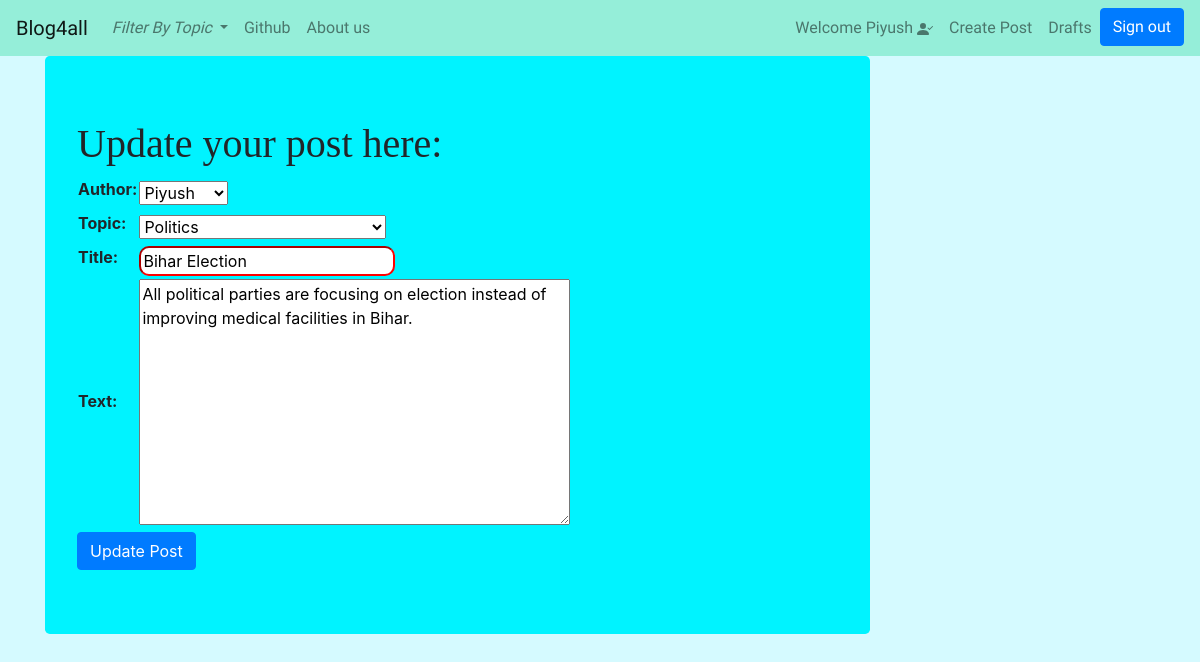
/post/2/edit_post/ (signed in), run on the app's committed database.
### blog/models.py (models this page shows, shortened)
class Blogpost(models.Model):
    author = models.ForeignKey(User,on_delete = models.CASCADE)
    topic = models.CharField(max_length=50,choices=TOPIC_CHOICES,default='Others')
    title = models.CharField(max_length=200)
    text = models.TextField()
    create_date = models.DateTimeField(default=timezone.now)
    published_date = models.DateTimeField(blank=True,null=True)

### blog/views.py (the view)
# urls.py: path('post/<int:pk>/edit_post/',views.UpdateBlogpostView.as_view(),name = 'edit_post'),
class UpdateBlogpostView(LoginRequiredMixin,UpdateView):
    login_url = '/login/'
    redirect_field_name = 'blog/post_detail.html'
    form_class = BlogpostForm
    model = Blogpost
    template_name = 'blog/post_form.html'

### blog/forms.py
class BlogpostForm(forms.ModelForm):
    class Meta():
        model = Blogpost
        fields = ('author','topic','title','text')
        widgets = {
            'title' : forms.TextInput(attrs={'class' : 'textinput'}), # we will have to define textinput class in css file
            'text' : forms.Textarea(attrs={'class' : 'editable medium-editor-textarea postcontent'})
        }

### blog/templates/blog/post_form.html (shortened to what this page needs)
{% extends "blog/base.html" %}
{% block body_block %}
    <div class="jumbotron" style='background-color:#00F3FF'>
        {% if not form.instance.pk %}
        <h1 style="font-family: cursive;">Crete new blog post here: </h1>
        {% else %}
        <h1 style="font-family: cursive;">Update your post here: </h1>
        {% endif %}
        <form method="POST">
            <table>
                {{form.as_table}}
            </table>
            {% if not form.instance.pk %}
            <input type="submit" class="btn btn-primary" value="Create Post">
            {% else %}
            <input type="submit" class="btn btn-primary" value="Update Post">
            {% endif %}
        </form>
    </div>
{% endblock body_block %}

### blog/templates/blog/base.html (shortened to what this page needs)
<!DOCTYPE html>
{% load static %}
<html lang="en">
    <head>
        <link rel="stylesheet" href="https://stackpath.bootstrapcdn.com/bootstrap/4.5.0/css/bootstrap.min.css"
>
        <link rel="stylesheet" href="//cdn.jsdelivr.net/npm/medium-editor@latest/dist/css/medium-editor.min.css" type="text/css"
            media="screen" charset="utf-8">
        <link rel="stylesheet" href="{% static 'css/blog.css' %}">
        </head>
    <body>
        <nav class="navbar navbar-expand-lg  navbar-custom navbar-light">
            <a class="navbar-brand" href="{% url 'blog:blogs_list' %}">Blog4all</a>
            <div class="collapse navbar-collapse" id="navbarSupportedContent">
                <ul class="navbar-nav mr-auto">
                    <li class="nav-item dropdown">
                        <a class="nav-link dropdown-toggle" href="#" id="navbarDropdown" role="button" data-toggle="dropdown"
                            aria-haspopup="true" aria-expanded="false">
                            <i>Filter By Topic</i>
                        </a>
                    </li>
                    <li class="nav-item">
                        <a class="nav-link" href="https://github.com/piyushprince346">Github</a>
                    </li>
                    <li class="nav-item">
                        <a class="nav-link" href="{% url 'blog:about' %}">About us <span class="sr-only">(current)</span></a>
                    </li>
                </ul>
                <ul class="navbar-nav navbar-right">
                    {% if user.is_authenticated %}
                        <li class="nav-item">
                            <a class="nav-link" href="">Welcome {{user.username}}  </a>
                        </li>
                        <li class="nav-item">
                            <a class="nav-link" href="{% url 'blog:new_post' %}">Create Post</a>
                        </li>
                        <li class="nav-item">
                            <a class="nav-link" href="{% url 'blog:drafts' %}">Drafts</a>
                        </li>
                        <li class="nav-item">
                            <a class="btn btn-primary" href="{% url 'logout' %}">Sign out</a>
                        </li>
                    {% else %}
                        <li class="nav-item">
                            <a class="btn btn-primary" href="{% url 'login' %}" class="nav-link">Sign in</a>
                        </li>
                    {% endif %}
                </ul>
            </div>
        </nav>
        <div class="container">
            <div class="row">
                <div class="col-9">
                    {% block body_block %}
                    {% endblock body_block %}
                 </div>
                 <div class="col-3">
                 </div>
            </div>
        </div>
    </body>
</html>

### blog/static/css/blog.css (style rules this page uses)
body { background-color: rgb(213, 250, 255); }
.navbar-custom { background-color: rgba(143, 238, 214, 0.911); font-family: 'Exo', sans-serif; }
.textinput { border-color: red; border-radius: 10px; }

### data on the page
Blogpost: author "Piyush", topic "Politics", title "Bihar Election", text "All political parties are focusing on election instead of improving medical facilities in Bihar."

### other printed values
{{ user.username }} "Piyush"
